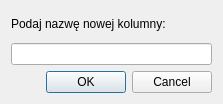
<?xml version="1.0" encoding="UTF-8"?>
<ui version="4.0">
 <class>Dialog</class>
 <widget class="QDialog" name="Dialog">
  <property name="geometry">
   <rect>
    <x>0</x>
    <y>0</y>
    <width>223</width>
    <height>104</height>
   </rect>
  </property>
  <property name="windowTitle">
   <string>Nowa kolumna</string>
  </property>
  <layout class="QGridLayout" name="gridLayout">
   <item row="0" column="0">
    <layout class="QVBoxLayout" name="verticalLayout">
     <item>
      <widget class="QLabel" name="label">
       <property name="text">
        <string>Podaj nazwę nowej kolumny:</string>
       </property>
      </widget>
     </item>
     <item>
      <widget class="QLineEdit" name="lineEdit">
       <property name="inputMask">
        <string>xxxxxxxxxx; </string>
       </property>
      </widget>
     </item>
     <item>
      <widget class="QDialogButtonBox" name="buttonBox">
       <property name="orientation">
        <enum>Qt::Horizontal</enum>
       </property>
       <property name="standardButtons">
        <set>QDialogButtonBox::Cancel|QDialogButtonBox::Ok</set>
       </property>
      </widget>
     </item>
    </layout>
   </item>
  </layout>
 </widget>
 <resources/>
 <connections>
  <connection>
   <sender>buttonBox</sender>
   <signal>accepted()</signal>
   <receiver>Dialog</receiver>
   <slot>accept()</slot>
   <hints>
    <hint type="sourcelabel">
     <x>248</x>
     <y>254</y>
    </hint>
    <hint type="destinationlabel">
     <x>157</x>
     <y>274</y>
    </hint>
   </hints>
  </connection>
  <connection>
   <sender>buttonBox</sender>
   <signal>rejected()</signal>
   <receiver>Dialog</receiver>
   <slot>reject()</slot>
   <hints>
    <hint type="sourcelabel">
     <x>316</x>
     <y>260</y>
    </hint>
    <hint type="destinationlabel">
     <x>286</x>
     <y>274</y>
    </hint>
   </hints>
  </connection>
 </connections>
</ui>
